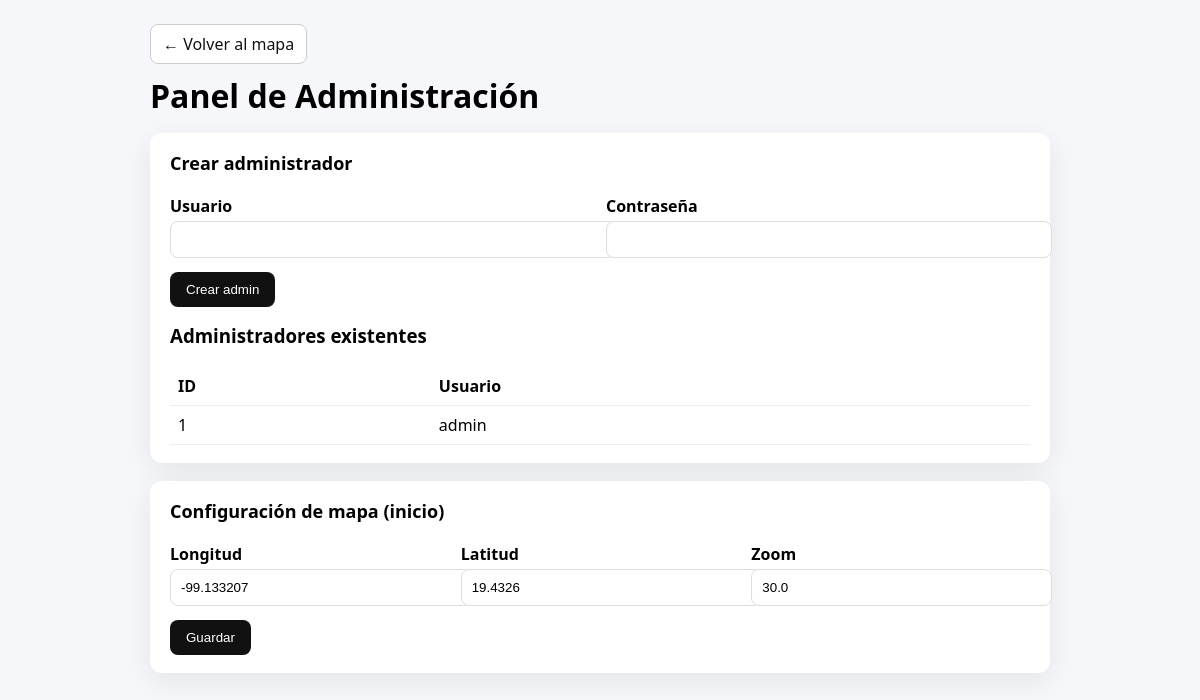
The page /admin (signed in) on the database its author committed.
### tables this page shows
CREATE TABLE users (
            id INTEGER PRIMARY KEY AUTOINCREMENT,
            username TEXT UNIQUE NOT NULL,
            password_hash TEXT NOT NULL,
            role TEXT NOT NULL CHECK(role IN ('admin','user'))
        );

CREATE TABLE settings (
            id INTEGER PRIMARY KEY CHECK (id = 1),
            center_lon REAL NOT NULL DEFAULT -99.1332,
            center_lat REAL NOT NULL DEFAULT 19.4326,
            zoom REAL NOT NULL DEFAULT 12
        );

### app.py (the view)
@app.route("/admin")
@admin_required
def admin_panel():
    db = get_db()
    admins = db.execute("SELECT id, username FROM users WHERE role='admin' ORDER BY username").fetchall()
    s = db.execute("SELECT center_lon, center_lat, zoom FROM settings WHERE id=1").fetchone()
    return render_template("admin_panel.html", admins=admins, settings=s)

### app.py (called while the page is built)
def get_db():
    if "db" not in g:
        g.db = sqlite3.connect(DB_PATH, check_same_thread=False)
        g.db.row_factory = sqlite3.Row
    return g.db

def admin_required(f):
    @wraps(f)
    def wrapper(*args, **kwargs):
        if "user_id" not in session:
            flash("Inicia sesión para continuar.", "warn")
            return redirect(url_for("login", next=request.path))
        if session.get("role") != "admin":
            flash("Requiere rol de administrador.", "error")
            return redirect(url_for("index"))
        return f(*args, **kwargs)
    return wrapper

### templates/admin_panel.html (shortened to what this page needs)
<!doctype html>
<html lang="es">
<head>
</head>
<body>
  <div class="wrap">
    <a class="btn" href="{{ url_for('index') }}">← Volver al mapa</a>
    <h1>Panel de Administración</h1>
    <div class="card">
      <h2>Crear administrador</h2>
      <form method="post" action="{{ url_for('admin_create') }}">
        <div class="row">
          <div>
            <label>Usuario</label>
            <input type="text" name="username" required>
          </div>
          <div>
            <label>Contraseña</label>
            <input type="password" name="password" required>
          </div>
        </div>
        <button type="submit">Crear admin</button>
      </form>
      <h3 style="margin-top:16px;">Administradores existentes</h3>
      <table>
        <thead><tr><th>ID</th><th>Usuario</th></tr></thead>
        <tbody>
          {% for a in admins %}
            <tr><td>{{ a.id }}</td><td>{{ a.username }}</td></tr>
          {% endfor %}
        </tbody>
      </table>
    </div>
    <div class="card">
      <h2>Configuración de mapa (inicio)</h2>
      <div class="row">
        <div>
          <label>Longitud</label>
          <input id="lon" type="number" step="0.000001" value="{{ settings.center_lon }}">
        </div>
        <div>
          <label>Latitud</label>
          <input id="lat" type="number" step="0.000001" value="{{ settings.center_lat }}">
        </div>
        <div>
          <label>Zoom</label>
          <input id="zoom" type="number" step="0.1" value="{{ settings.zoom }}">
        </div>
      </div>
      <button onclick="guardar()">Guardar</button>
    </div>
  </div>
</body>
</html>

### templates/admin_panel.html (style rules this page uses)
body { font-family: system-ui, Arial; margin: 0; background: #f6f7fb; }
.wrap { max-width: 900px; margin: 24px auto; padding: 0 16px; }
.card { background:#fff; border-radius:12px; box-shadow:0 8px 30px rgba(0,0,0,.08); padding:18px 20px; margin-bottom:18px; }
h1 { margin:10px 0 16px; }
h2 { margin:0 0 12px; font-size:18px; }
label { display:block; margin-top:8px; font-weight:600; }
input { width:100%; padding:10px; border:1px solid #ddd; border-radius:8px; margin-top:4px; }
.row { display:flex; gap:12px; flex-wrap:wrap; }
.row > div { flex:1 1 160px; }
button { margin-top:14px; padding:10px 16px; border:0; border-radius:8px; background:#111; color:#fff; cursor:pointer; }
table { width:100%; border-collapse: collapse; margin-top:10px; }
th, td { text-align:left; border-bottom:1px solid #eee; padding:8px; }
a.btn { display:inline-block; padding:8px 12px; border-radius:8px; border:1px solid #ccc; text-decoration:none; color:#111; background:#fff; }

### rows shown on the page
users: id "1", username "admin"
settings: center_lon "-99.133207", center_lat "19.4326", zoom "30.0"
